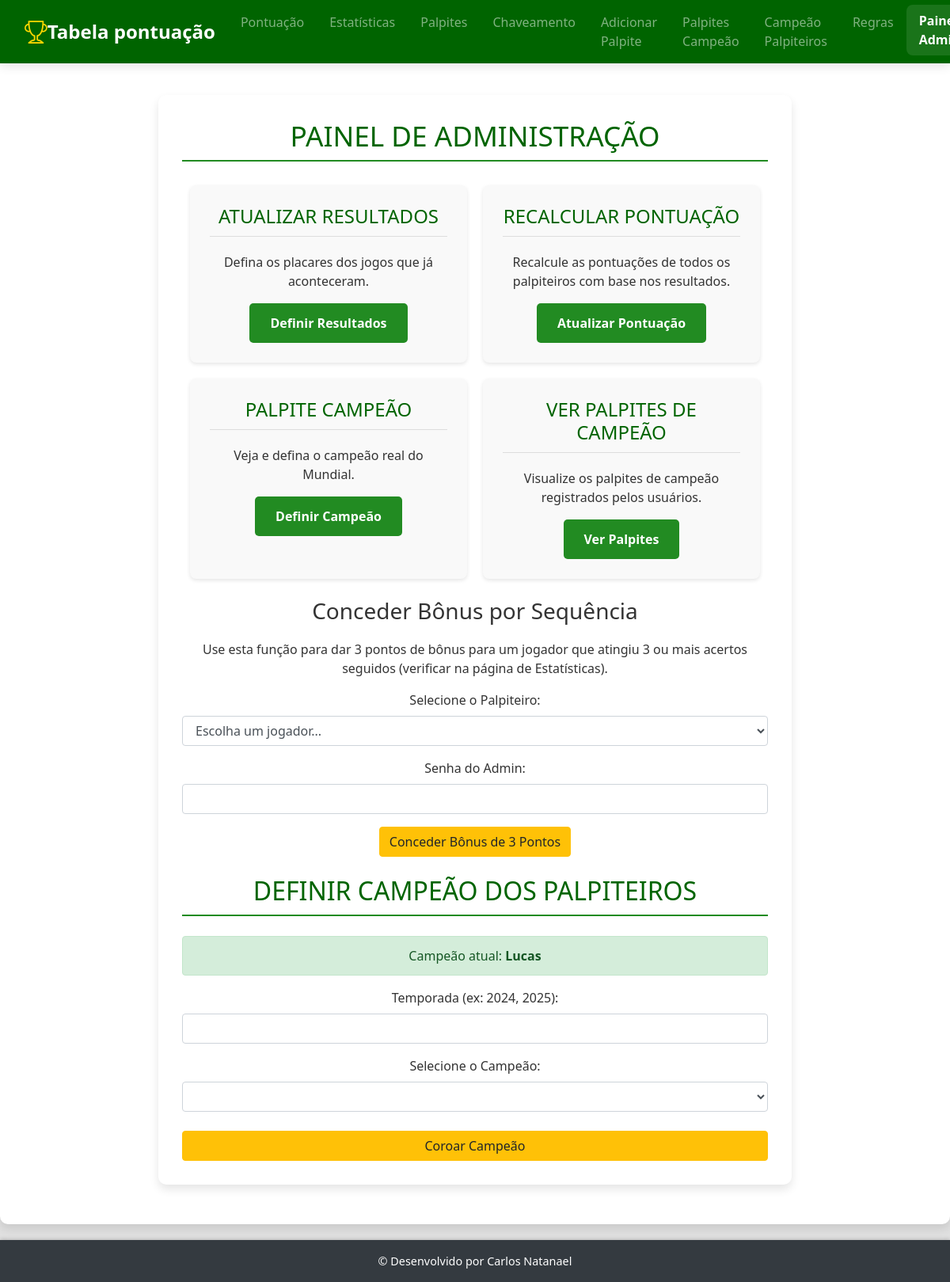
Before: /admin (signed in) with the older database file.
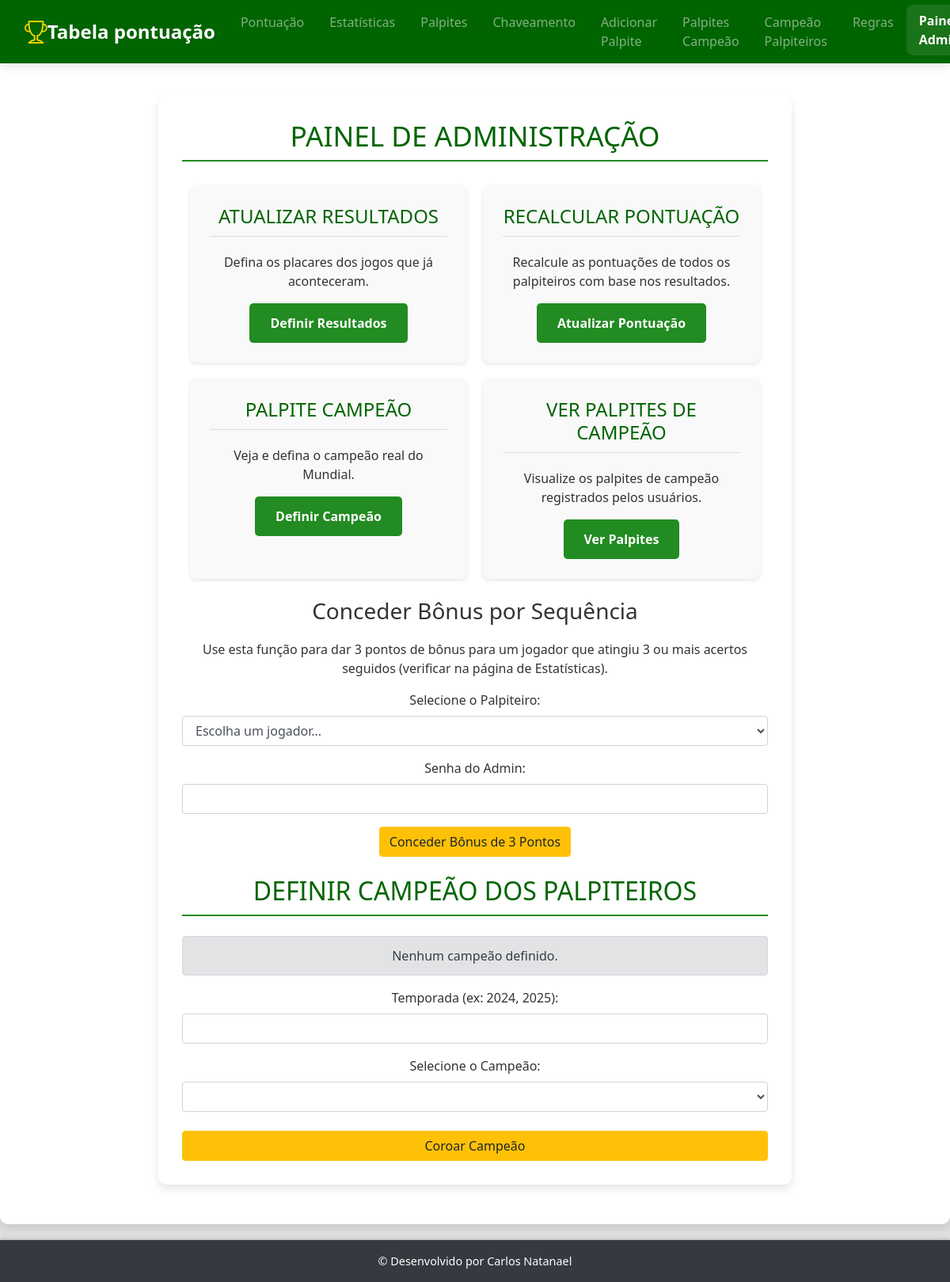
After: the same page with the newer database file.
### tables this page shows
CREATE TABLE campeao_palpiteiros (
            id INTEGER PRIMARY KEY AUTOINCREMENT,
            temporada TEXT NOT NULL UNIQUE,
            nome TEXT NOT NULL, 
            pontos INTEGER, 
            acertos INTEGER,
            erros INTEGER, 
            data_definicao TEXT NOT NULL
        );

### app.py (the view)
@app.route('/admin')
@login_required
def admin_dashboard():
    conn = get_db()
    pontuacao_geral = conn.execute("SELECT nome FROM pontuacao ORDER BY nome").fetchall()
    campeao_atual = conn.execute("SELECT nome FROM campeao_palpiteiros WHERE id = 1").fetchone()
    return render_template('admin_dashboard.html', pontuacao_geral=pontuacao_geral, campeao_atual=campeao_atual)

### app.py (called while the page is built)
def get_db():
    if 'db' not in g:
        g.db = sqlite3.connect('palpites.db', timeout=10)
        g.db.row_factory = sqlite3.Row
    return g.db

def login_required(f):
    @wraps(f)
    def decorated_function(*args, **kwargs):
        if 'logged_in' not in session:
            flash('Você precisa estar logado para acessar esta página.', 'danger')
            return redirect(url_for('login'))
        return f(*args, **kwargs)
    return decorated_function

### templates/admin_dashboard.html (shortened to what the changed rows need)
<!DOCTYPE html>
<html lang="pt">
<head>
    <link rel="stylesheet" href="https://stackpath.bootstrapcdn.com/bootstrap/4.5.2/css/bootstrap.min.css">
    <link rel="stylesheet" href="https://cdn.jsdelivr.net/npm/bootstrap-icons@1.10.0/font/bootstrap-icons.css">
    <link rel="stylesheet" href="{{ url_for('static', filename='style.css') }}">
</head>
<body>
    <main style="padding-top: 80px;">
        <div class="admin-dashboard-container">
            <h1>PAINEL DE ADMINISTRAÇÃO</h1>
            <div class="admin-actions">
                <div class="admin-action-card">
                    <h2>Atualizar Resultados</h2>
                </div>
                <div class="admin-action-card">
                    <h2>Recalcular Pontuação</h2>
                </div>
                <div class="admin-action-card">
                    <h2>Palpite Campeão</h2>
                </div>
                <div class="admin-action-card">
                    <h2>Ver Palpites de Campeão</h2>
                </div>
            </div>
        <br>
        <br>
        <div class="admin-section">
            <h2>Definir Campeão dos Palpiteiros</h2>
            {% if campeao_atual %}
                <div class="alert alert-success">Campeão atual: <strong>{{ campeao_atual.nome }}</strong></div>
            {% else %}
                <div class="alert alert-secondary">Nenhum campeão definido.</div>
            {% endif %}
            <form action="{{ url_for('set_campeao_palpiteiro') }}" method="POST" class="mt-3">
                <div class="form-group">
                </div>
                <div class="form-group">
                </div>
                <button type="submit" class="btn btn-warning w-100 mt-2">Coroar Campeão</button>
            </form>
        </div>
    </div>
    </main>
</body>
</html>

Changed rows visible on the page:
removed campeao_palpiteiros: nome "Lucas"
Other visible differences:
text no longer shown: "Campeão atual:"
text now shown: "Nenhum campeão definido."
